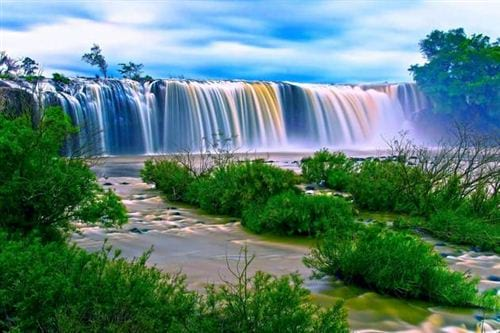
#> input picture anhdep.jpg, 500 x 333 px
$ python phanvung.py
#> lines starting #> are read from the running program, lines starting #| are printed output that depends on the picture
import cv2
import numpy as np
import matplotlib.pyplot as plt

# read the image
image = cv2.imread("anhdep.jpg")
#> image is the input picture: shape (333, 500, 3); mean B, G, R 119.3, 128.4, 91.9

# convert to RGB
image = cv2.cvtColor(image, cv2.COLOR_BGR2RGB)

# reshape the image to a 2D array of pixels and 3 color values (RGB)
pixel_values = image.reshape((-1, 3))
# convert to float
pixel_values = np.float32(pixel_values)

# define stopping criteria
criteria = (cv2.TERM_CRITERIA_EPS + cv2.TERM_CRITERIA_MAX_ITER, 100, 0.2)

# number of clusters (K)
k = 3
_, labels, (centers) = cv2.kmeans(pixel_values, k, None, criteria, 10, cv2.KMEANS_RANDOM_CENTERS)
#> centers = [[182.8, 210.5, 240.6], [24.42, 72.92, 22.77], [99.98, 127.2, 139.8]]

# convert back to 8 bit values
centers = np.uint8(centers)
#> centers = [[182, 210, 240], [24, 72, 22], [99, 127, 139]]

# flatten the labels array
labels = labels.flatten()

# convert all pixels to the color of the centroids
segmented_image = centers[labels.flatten()]

segmented_image = segmented_image.reshape(image.shape)
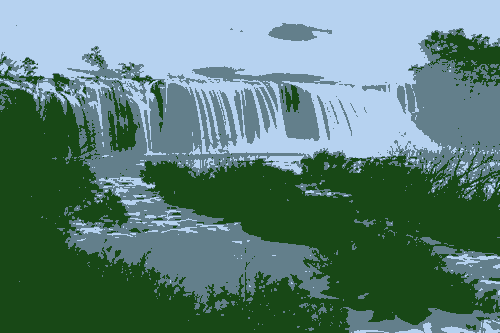
#> segmented_image: shape (333, 500, 3); mean R, G, B 91.2, 127.8, 118.6
f, axs = plt.subplots(1,2, figsize=(10,5))
#plt.imshow(segmented_image)
axs[0].imshow(image)
axs[0].set_title('origin')
axs[1].imshow(segmented_image)
axs[1].set_title('segmented_image')
plt.show()
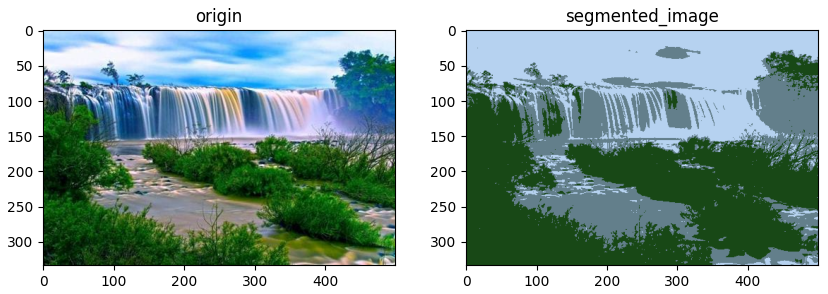
#> figure drawn by matplotlib, 2 panels

$ run again, with cameraman.jpg copied over anhdep.jpg
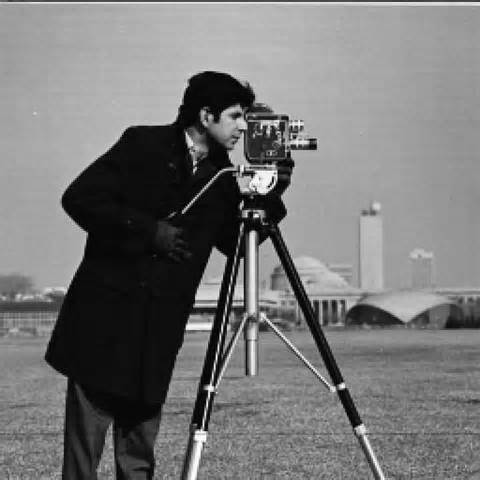
#> input picture cameraman.jpg, 480 x 480 px
#> image is the input picture: shape (480, 480, 3); min 0, max 255, mean 118.8
#> `_, labels, (centers) = cv2.kmeans(pixel_values, k, None, criteria, 10,..`: centers = [[20.31, 20.31, 20.31], [168.3, 168.3, 168.3], [118.8, 118.8, 118.8]]
#> `centers = np.uint8(centers)`: centers = [[20, 20, 20], [168, 168, 168], [118, 118, 118]]
#> `segmented_image = segmented_image.reshape(image.shape)`:
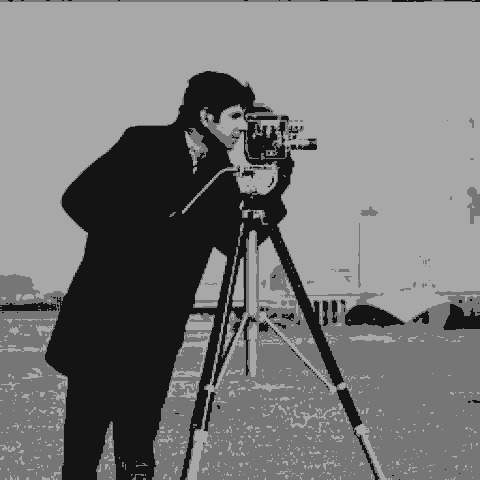
#> segmented_image: shape (480, 480, 3); min 20, max 168, mean 118.4
#> `plt.show()`:
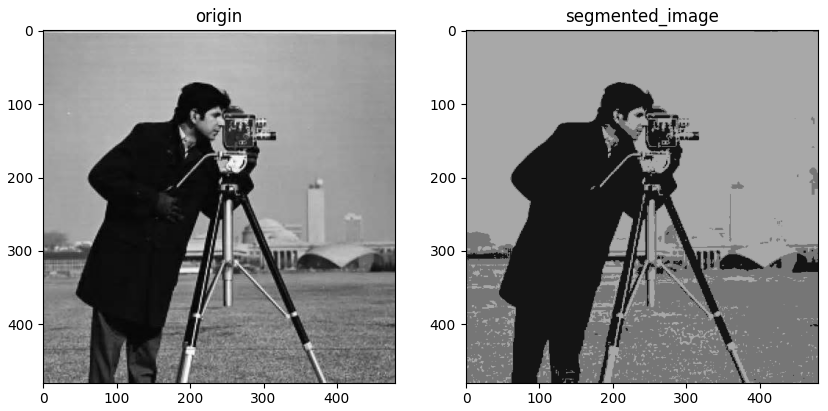
#> figure drawn by matplotlib, 2 panels

$ run again, with cat.jpg copied over anhdep.jpg
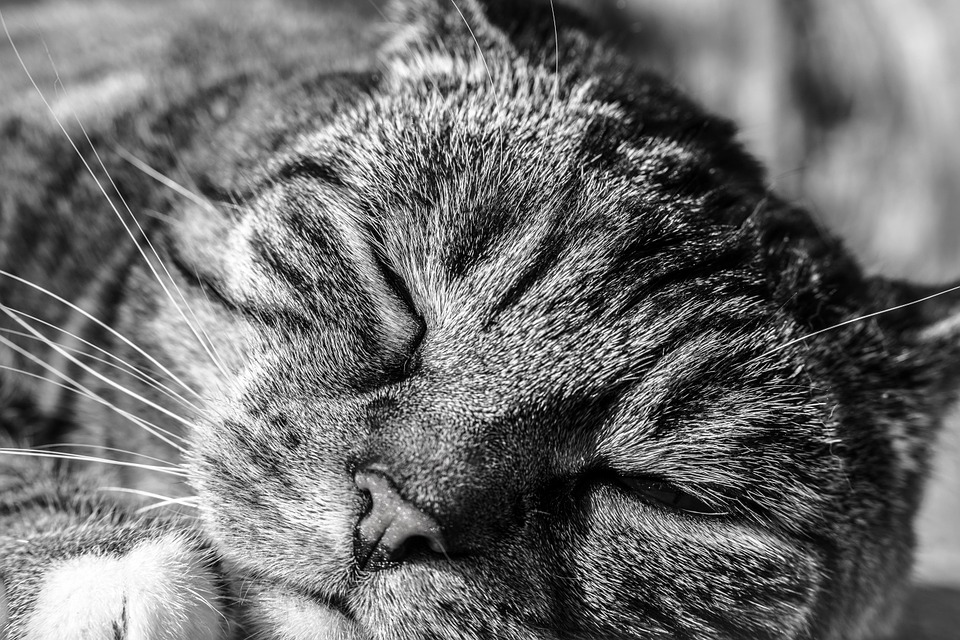
#> input picture cat.jpg, 960 x 640 px
#> image is the input picture: shape (640, 960, 3); mean B, G, R 110.4, 110.4, 110.4
#> `_, labels, (centers) = cv2.kmeans(pixel_values, k, None, criteria, 10,..`: centers = [[122.7, 122.7, 122.7], [38.3, 38.3, 38.3], [197.1, 197.1, 197.1]]
#> `centers = np.uint8(centers)`: centers = [[122, 122, 122], [38, 38, 38], [197, 197, 197]]
#> `segmented_image = segmented_image.reshape(image.shape)`:
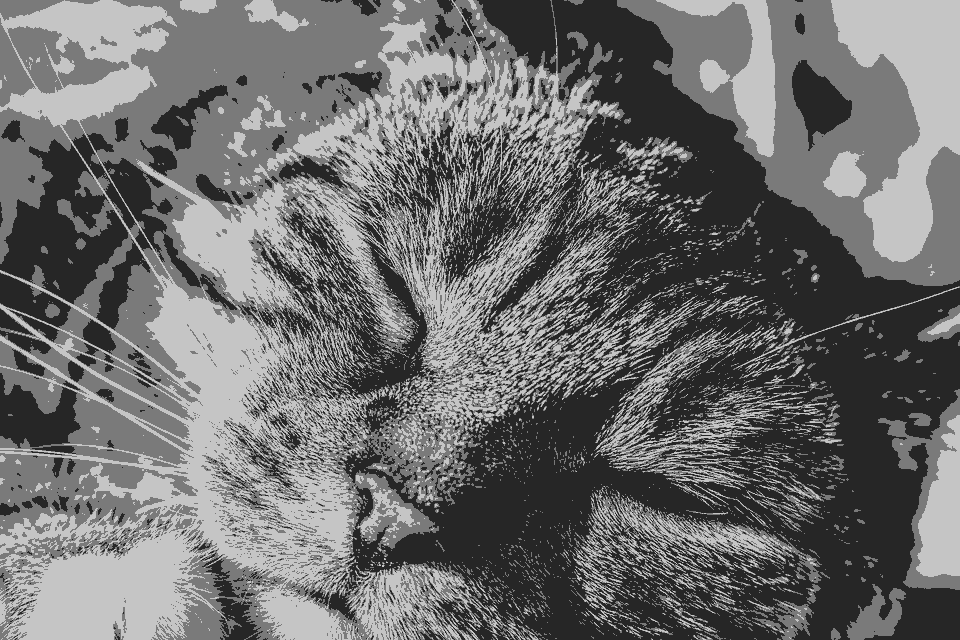
#> segmented_image: shape (640, 960, 3); min 38, max 197, mean 110
#> `plt.show()`:
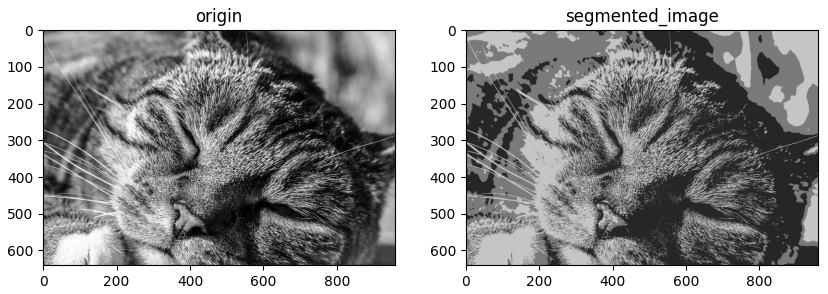
#> figure drawn by matplotlib, 2 panels
